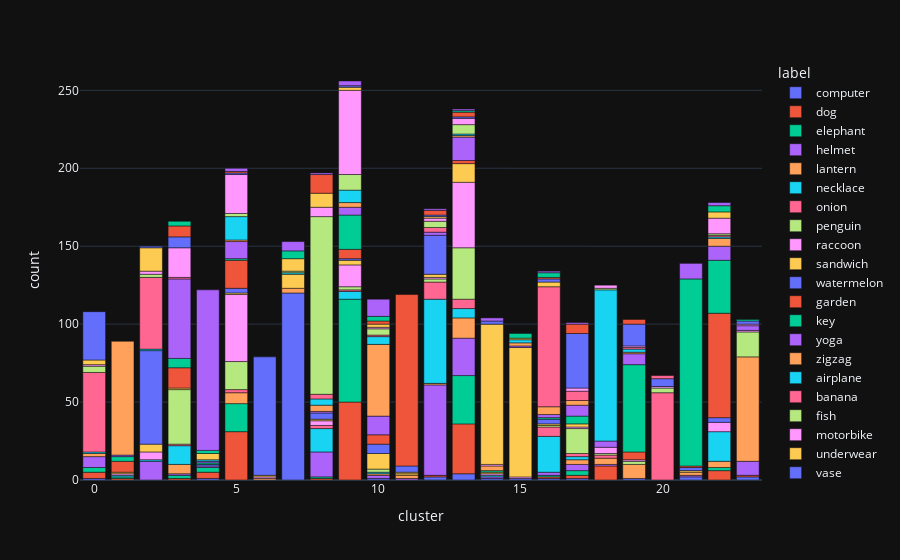

The notebook cell this image was saved under:
### Code cell
df_clustered = plot_cluster_distribution(df_with_cls, kmeans, "plots/cluster_distribution_vit.png")

### Figure 1 — Plotly figure (JSON) as saved in the notebook; plotly's stock layout.template omitted (floating-point values rounded to 4 significant figures)
{"data": [{"alignmentgroup": "True", "hovertemplate": "label=computer<br>cluster=%{x}<br>count=%{y}<extra></extra>", "legendgroup": "computer", "marker": {"color": "#636efa", "pattern": {"shape": ""}}, "name": "computer", "offsetgroup": "computer", "orientation": "v", "showlegend": true, "textposition": "auto", "type": "bar", "x": [0, 4, 7, 10, 12, 13, 14, 15, 16, 17, 19, 21, 23], "xaxis": "x", "y": [1, 1, 120, 1, 2, 4, 1, 1, 1, 1, 1, 2, 2], "yaxis": "y"}, {"alignmentgroup": "True", "hovertemplate": "label=dog<br>cluster=%{x}<br>count=%{y}<extra></extra>", "legendgroup": "dog", "marker": {"color": "#EF553B", "pattern": {"shape": ""}}, "name": "dog", "offsetgroup": "dog", "orientation": "v", "showlegend": true, "textposition": "auto", "type": "bar", "x": [0, 1, 3, 4, 5, 8, 9, 12, 13, 16, 17, 18, 22, 23], "xaxis": "x", "y": [4, 1, 1, 4, 31, 1, 50, 1, 32, 1, 2, 9, 6, 1], "yaxis": "y"}, {"alignmentgroup": "True", "hovertemplate": "label=elephant<br>cluster=%{x}<br>count=%{y}<extra></extra>", "legendgroup": "elephant", "marker": {"color": "#00cc96", "pattern": {"shape": ""}}, "name": "elephant", "offsetgroup": "elephant", "orientation": "v", "showlegend": true, "textposition": "auto", "type": "bar", "x": [0, 1, 3, 4, 5, 8, 9, 13, 16, 17, 22], "xaxis": "x", "y": [3, 1, 2, 3, 18, 1, 66, 31, 1, 3, 2], "yaxis": "y"}, {"alignmentgroup": "True", "hovertemplate": "label=helmet<br>cluster=%{x}<br>count=%{y}<extra></extra>", "legendgroup": "helmet", "marker": {"color": "#ab63fa", "pattern": {"shape": ""}}, "name": "helmet", "offsetgroup": "helmet", "orientation": "v", "showlegend": true, "textposition": "auto", "type": "bar", "x": [0, 2, 3, 4, 8, 10, 11, 12, 13, 14, 16, 17, 18, 21, 23], "xaxis": "x", "y": [7, 12, 1, 1, 16, 2, 1, 58, 24, 1, 2, 4, 1, 1, 9], "yaxis": "y"}, {"alignmentgroup": "True", "hovertemplate": "label=lantern<br>cluster=%{x}<br>count=%{y}<extra></extra>", "legendgroup": "lantern", "marker": {"color": "#FFA15A", "pattern": {"shape": ""}}, "name": "lantern", "offsetgroup": "lantern", "orientation": "v", "showlegend": true, "textposition": "auto", "type": "bar", "x": [0, 3, 5, 6, 7, 10, 11, 12, 13, 17, 18, 19, 21, 22, 23], "xaxis": "x", "y": [2, 6, 7, 1, 3, 1, 2, 1, 13, 3, 4, 9, 2, 4, 67], "yaxis": "y"}, {"alignmentgroup": "True", "hovertemplate": "label=necklace<br>cluster=%{x}<br>count=%{y}<extra></extra>", "legendgroup": "necklace", "marker": {"color": "#19d3f3", "pattern": {"shape": ""}}, "name": "necklace", "offsetgroup": "necklace", "orientation": "v", "showlegend": true, "textposition": "auto", "type": "bar", "x": [0, 1, 2, 3, 8, 9, 10, 12, 13, 14, 16, 17, 22], "xaxis": "x", "y": [1, 1, 1, 12, 15, 5, 1, 54, 6, 1, 23, 2, 19], "yaxis": "y"}, {"alignmentgroup": "True", "hovertemplate": "label=onion<br>cluster=%{x}<br>count=%{y}<extra></extra>", "legendgroup": "onion", "marker": {"color": "#FF6692", "pattern": {"shape": ""}}, "name": "onion", "offsetgroup": "onion", "orientation": "v", "showlegend": true, "textposition": "auto", "type": "bar", "x": [0, 3, 5, 8, 9, 12, 13, 16, 17, 18, 20], "xaxis": "x", "y": [51, 1, 2, 2, 1, 11, 6, 6, 2, 2, 56], "yaxis": "y"}, {"alignmentgroup": "True", "hovertemplate": "label=penguin<br>cluster=%{x}<br>count=%{y}<extra></extra>", "legendgroup": "penguin", "marker": {"color": "#B6E880", "pattern": {"shape": ""}}, "name": "penguin", "offsetgroup": "penguin", "orientation": "v", "showlegend": true, "textposition": "auto", "type": "bar", "x": [0, 3, 5, 9, 10, 12, 13, 16, 17, 18, 19, 20, 23], "xaxis": "x", "y": [4, 35, 18, 2, 2, 2, 33, 1, 16, 1, 2, 3, 16], "yaxis": "y"}, {"alignmentgroup": "True", "hovertemplate": "label=raccoon<br>cluster=%{x}<br>count=%{y}<extra></extra>", "legendgroup": "raccoon", "marker": {"color": "#FF97FF", "pattern": {"shape": ""}}, "name": "raccoon", "offsetgroup": "raccoon", "orientation": "v", "showlegend": true, "textposition": "auto", "type": "bar", "x": [0, 1, 2, 5, 8, 9, 12, 13, 14, 15, 17, 18, 19, 20, 22, 23], "xaxis": "x", "y": [1, 1, 5, 43, 3, 14, 1, 42, 1, 1, 1, 4, 1, 1, 6, 1], "yaxis": "y"}, {"alignmentgroup": "True", "hovertemplate": "label=sandwich<br>cluster=%{x}<br>count=%{y}<extra></extra>", "legendgroup": "sandwich", "marker": {"color": "#FECB52", "pattern": {"shape": ""}}, "name": "sandwich", "offsetgroup": "sandwich", "orientation": "v", "showlegend": true, "textposition": "auto", "type": "bar", "x": [0, 1, 2, 3, 5, 7, 8, 9, 10, 11, 12, 13, 14, 15, 16, 17, 21], "xaxis": "x", "y": [3, 1, 5, 1, 1, 9, 1, 3, 10, 1, 2, 12, 1, 83, 1, 2, 1], "yaxis": "y"}, {"alignmentgroup": "True", "hovertemplate": "label=watermelon<br>cluster=%{x}<br>count=%{y}<extra></extra>", "legendgroup": "watermelon", "marker": {"color": "#636efa", "pattern": {"shape": ""}}, "name": "watermelon", "offsetgroup": "watermelon", "orientation": "v", "showlegend": true, "textposition": "auto", "type": "bar", "x": [0, 2, 4, 5, 8, 9, 10, 12, 16, 20, 21, 22], "xaxis": "x", "y": [31, 60, 1, 3, 4, 1, 6, 25, 3, 5, 2, 3], "yaxis": "y"}, {"alignmentgroup": "True", "hovertemplate": "label=garden<br>cluster=%{x}<br>count=%{y}<extra></extra>", "legendgroup": "garden", "marker": {"color": "#EF553B", "pattern": {"shape": ""}}, "name": "garden", "offsetgroup": "garden", "orientation": "v", "showlegend": true, "textposition": "auto", "type": "bar", "x": [1, 3, 5, 9, 10, 13, 19, 21, 22], "xaxis": "x", "y": [7, 13, 18, 6, 6, 2, 5, 1, 67], "yaxis": "y"}, {"alignmentgroup": "True", "hovertemplate": "label=key<br>cluster=%{x}<br>count=%{y}<extra></extra>", "legendgroup": "key", "marker": {"color": "#00cc96", "pattern": {"shape": ""}}, "name": "key", "offsetgroup": "key", "orientation": "v", "showlegend": true, "textposition": "auto", "type": "bar", "x": [1, 3, 4, 5, 9, 14, 16, 17, 19, 22], "xaxis": "x", "y": [3, 6, 1, 1, 22, 1, 1, 5, 56, 34], "yaxis": "y"}, {"alignmentgroup": "True", "hovertemplate": "label=yoga<br>cluster=%{x}<br>count=%{y}<extra></extra>", "legendgroup": "yoga", "marker": {"color": "#ab63fa", "pattern": {"shape": ""}}, "name": "yoga", "offsetgroup": "yoga", "orientation": "v", "showlegend": true, "textposition": "auto", "type": "bar", "x": [1, 3, 4, 5, 8, 9, 10, 12, 13, 15, 16, 17, 18, 19, 22, 23], "xaxis": "x", "y": [1, 51, 1, 11, 1, 5, 12, 2, 15, 1, 2, 7, 4, 7, 9, 3], "yaxis": "y"}, {"alignmentgroup": "True", "hovertemplate": "label=zigzag<br>cluster=%{x}<br>count=%{y}<extra></extra>", "legendgroup": "zigzag", "marker": {"color": "#FFA15A", "pattern": {"shape": ""}}, "name": "zigzag", "offsetgroup": "zigzag", "orientation": "v", "showlegend": true, "textposition": "auto", "type": "bar", "x": [1, 5, 8, 9, 10, 13, 14, 15, 16, 17, 19, 22], "xaxis": "x", "y": [73, 1, 4, 3, 46, 1, 3, 2, 5, 3, 1, 5], "yaxis": "y"}, {"alignmentgroup": "True", "hovertemplate": "label=airplane<br>cluster=%{x}<br>count=%{y}<extra></extra>", "legendgroup": "airplane", "marker": {"color": "#19d3f3", "pattern": {"shape": ""}}, "name": "airplane", "offsetgroup": "airplane", "orientation": "v", "showlegend": true, "textposition": "auto", "type": "bar", "x": [2, 4, 5, 7, 8, 9, 10, 13, 15, 18, 19, 22], "xaxis": "x", "y": [1, 1, 15, 1, 4, 8, 5, 1, 2, 97, 2, 1], "yaxis": "y"}, {"alignmentgroup": "True", "hovertemplate": "label=banana<br>cluster=%{x}<br>count=%{y}<extra></extra>", "legendgroup": "banana", "marker": {"color": "#FF6692", "pattern": {"shape": ""}}, "name": "banana", "offsetgroup": "banana", "orientation": "v", "showlegend": true, "textposition": "auto", "type": "bar", "x": [2, 3, 8, 10, 12, 16, 17, 19, 20, 22], "xaxis": "x", "y": [46, 1, 3, 1, 3, 77, 6, 1, 2, 1], "yaxis": "y"}, {"alignmentgroup": "True", "hovertemplate": "label=fish<br>cluster=%{x}<br>count=%{y}<extra></extra>", "legendgroup": "fish", "marker": {"color": "#B6E880", "pattern": {"shape": ""}}, "name": "fish", "offsetgroup": "fish", "orientation": "v", "showlegend": true, "textposition": "auto", "type": "bar", "x": [2, 5, 7, 8, 9, 10, 12, 13, 18, 22], "xaxis": "x", "y": [2, 2, 1, 114, 10, 4, 4, 6, 1, 1], "yaxis": "y"}, {"alignmentgroup": "True", "hovertemplate": "label=motorbike<br>cluster=%{x}<br>count=%{y}<extra></extra>", "legendgroup": "motorbike", "marker": {"color": "#FF97FF", "pattern": {"shape": ""}}, "name": "motorbike", "offsetgroup": "motorbike", "orientation": "v", "showlegend": true, "textposition": "auto", "type": "bar", "x": [2, 3, 5, 6, 8, 9, 10, 12, 13, 14, 17, 18, 19, 22, 23], "xaxis": "x", "y": [2, 19, 25, 1, 6, 54, 1, 2, 4, 1, 2, 2, 1, 10, 1], "yaxis": "y"}, {"alignmentgroup": "True", "hovertemplate": "label=underwear<br>cluster=%{x}<br>count=%{y}<extra></extra>", "legendgroup": "underwear", "marker": {"color": "#FECB52", "pattern": {"shape": ""}}, "name": "underwear", "offsetgroup": "underwear", "orientation": "v", "showlegend": true, "textposition": "auto", "type": "bar", "x": [2, 4, 6, 7, 8, 9, 10, 11, 12, 14, 15, 16, 22], "xaxis": "x", "y": [15, 4, 1, 8, 9, 2, 2, 1, 1, 90, 1, 3, 4], "yaxis": "y"}, {"alignmentgroup": "True", "hovertemplate": "label=vase<br>cluster=%{x}<br>count=%{y}<extra></extra>", "legendgroup": "vase", "marker": {"color": "#636efa", "pattern": {"shape": ""}}, "name": "vase", "offsetgroup": "vase", "orientation": "v", "showlegend": true, "textposition": "auto", "type": "bar", "x": [2, 3, 5, 6, 9, 11, 12, 13, 14, 16, 17, 19, 23], "xaxis": "x", "y": [1, 7, 1, 76, 1, 4, 1, 1, 2, 2, 35, 14, 2], "yaxis": "y"}, {"alignmentgroup": "True", "hovertemplate": "label=ice cream<br>cluster=%{x}<br>count=%{y}<extra></extra>", "legendgroup": "ice cream", "marker": {"color": "#EF553B", "pattern": {"shape": ""}}, "name": "ice cream", "offsetgroup": "ice cream", "orientation": "v", "showlegend": true, "textposition": "auto", "type": "bar", "x": [3, 5, 8, 10, 11, 12, 13, 16, 17, 19], "xaxis": "x", "y": [7, 1, 12, 2, 110, 3, 3, 1, 6, 3], "yaxis": "y"}, {"alignmentgroup": "True", "hovertemplate": "label=jail<br>cluster=%{x}<br>count=%{y}<extra></extra>", "legendgroup": "jail", "marker": {"color": "#00cc96", "pattern": {"shape": ""}}, "name": "jail", "offsetgroup": "jail", "orientation": "v", "showlegend": true, "textposition": "auto", "type": "bar", "x": [3, 4, 7, 10, 13, 15, 16, 21, 22, 23], "xaxis": "x", "y": [3, 2, 5, 3, 1, 3, 3, 120, 4, 1], "yaxis": "y"}, {"alignmentgroup": "True", "hovertemplate": "label=table<br>cluster=%{x}<br>count=%{y}<extra></extra>", "legendgroup": "table", "marker": {"color": "#ab63fa", "pattern": {"shape": ""}}, "name": "table", "offsetgroup": "table", "orientation": "v", "showlegend": true, "textposition": "auto", "type": "bar", "x": [4, 5, 7, 8, 9, 10, 12, 13, 14, 16, 17, 21, 22], "xaxis": "x", "y": [103, 2, 6, 1, 3, 11, 1, 1, 2, 1, 1, 10, 2], "yaxis": "y"}], "layout": {"barmode": "relative", "legend": {"title": {"text": "label"}, "tracegroupgap": 0}, "margin": {"t": 60}, "xaxis": {"anchor": "y", "domain": [0, 1], "title": {"text": "cluster"}}, "yaxis": {"anchor": "x", "domain": [0, 1], "title": {"text": "count"}}}}
